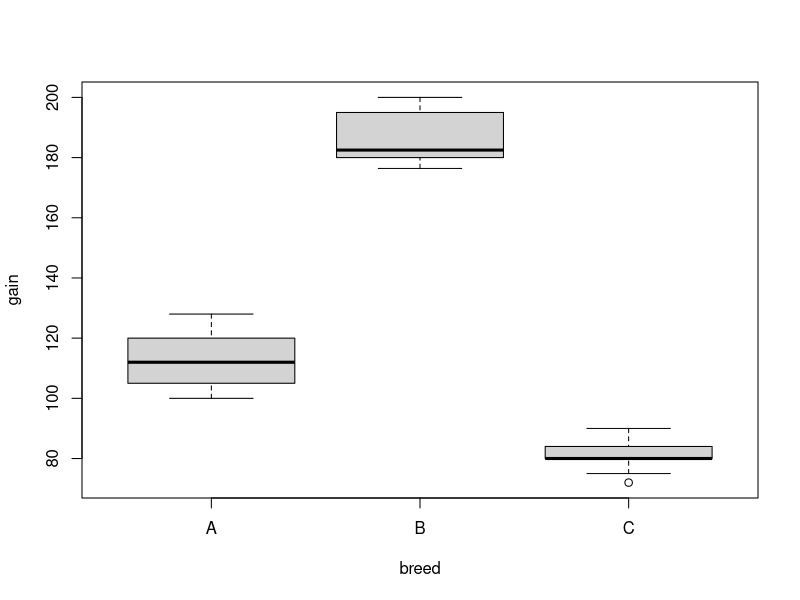
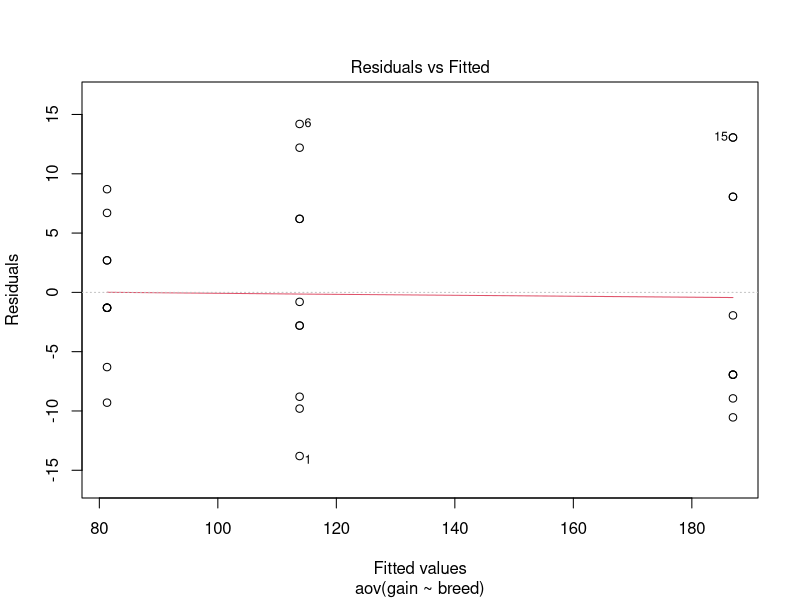
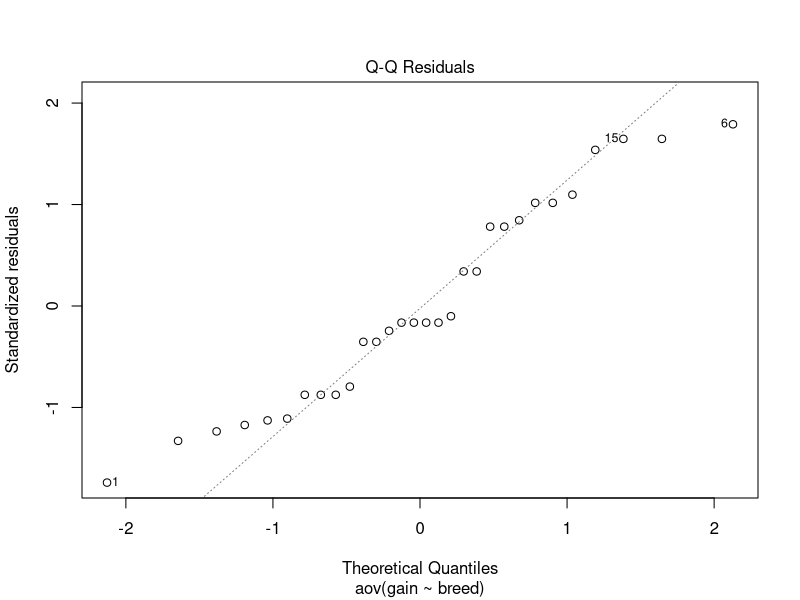
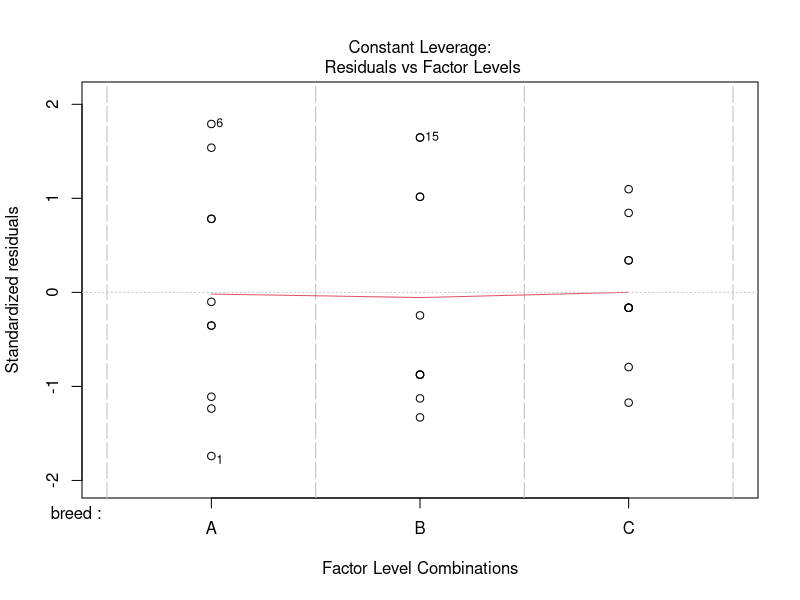
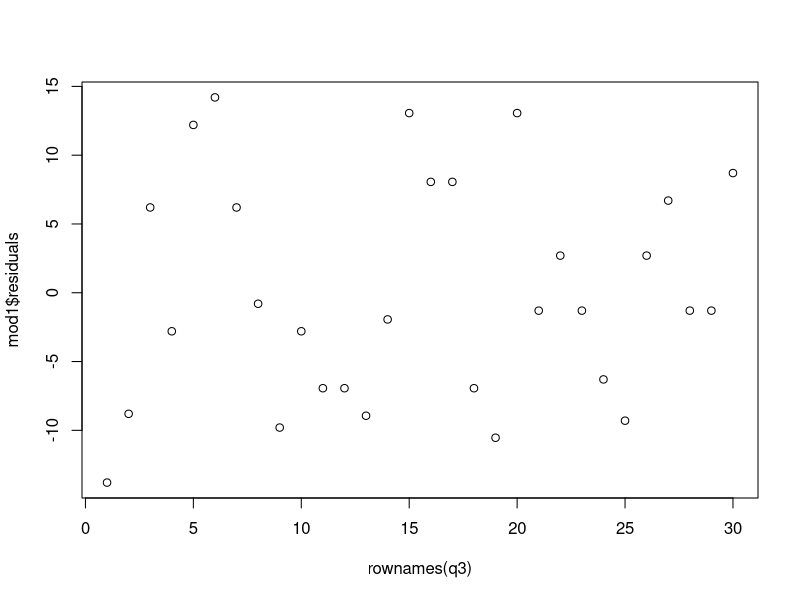

Write the R code that produced these figures, in order.
##################
# Question 3
##################
q3 <- read.csv("final_exam/Final_Q3.csv")

# creating response
q3 <- transform(q3, breed = factor(breed), gain = final_weight - initial_weight) 

with(q3, table(breed))  
# every treatment occurs 10 times

boxplot(gain ~ breed, data = q3) 
# the distribution of gain is very different between breed levels

mod1 <- aov(gain ~ breed, data = q3)
summary(mod1)  
# as we suspected, the breed is significant using a significance level of 5%

plot(mod1, which = 1)
# residuals vs fitted shows an horizontal pattern

plot(mod1, which = 2)  
# the residuals seems normal

shapiro.test(mod1$residuals)  
# we don't reject the null hypothesis that residuals are normally distributed

plot(mod1, which = 5)
# the residual variances are similar across the different breed levels, so we have homogeneity of variances

plot(mod1$residuals ~ rownames(q3), data = q3)
# the residuals vs exp. unit plot shows an horizontal pattern, which means we had a proper randomization

emmeans::emmeans(mod1, pairwise ~ breed)  # post-hoc analysis on breed
# all the pairwise differences are significant and the highest predicted mean gain was the breed B, so the breed B was the best


########################
# Question 7
########################
q7 <- read.csv("final_exam/Final_Q7.csv")
q7 <- transform(q7, 
                block = factor(block),
                irrigation = factor(irrigation),
                spacing = factor(spacing))
# row spacing: whole-plot
# irrigation: sub-plot
library(nlme)
mod2 <- lme(
  Y ~ spacing * irrigation,
  random = ~1|block/spacing, 
  data = q7
)
car::Anova(mod2, type = 'II')

# The spacing factor (whole-plot) is not significant, so we don't reject the null hypothesis that
# all the spacing mean levels are equal, using a significance level of alpha = 0.05.
